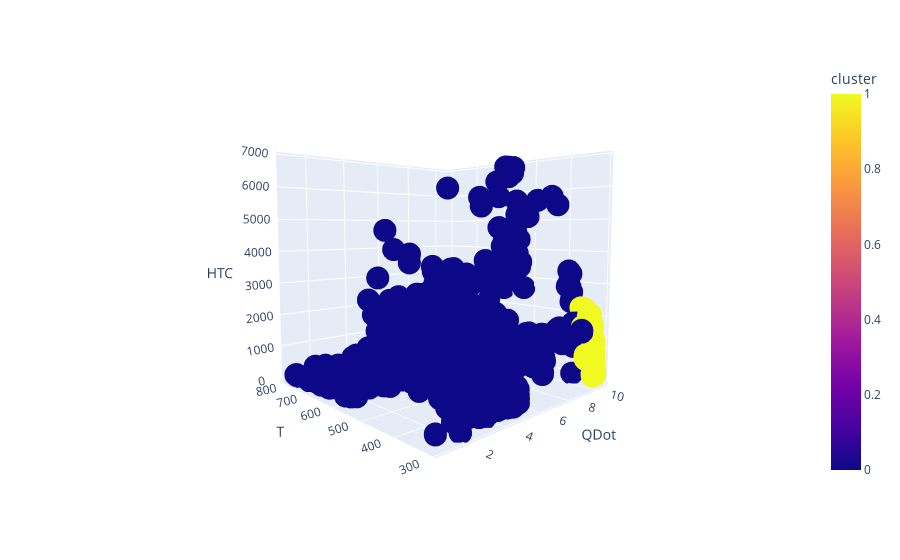

The code cell stored with this chart in its notebook:
### Markdown cell above
## Plot the outliers

### Code cell
import plotly.express as px
fig = px.scatter_3d(df, x='QDot', y='T', z='HTC',
              color='cluster')
fig.show()

### Figure 1 — Plotly figure (JSON) as saved in the notebook; plotly's stock layout.template omitted (floating-point values rounded to 4 significant figures; data arrays with more than 128 entries replaced by an {"elided": "..."} marker saying what was removed)
{"data": [{"hovertemplate": "QDot=%{x}<br>T=%{y}<br>HTC=%{z}<br>cluster=%{marker.color}<extra></extra>", "legendgroup": "", "marker": {"color": {"elided": "2082 int values"}, "coloraxis": "coloraxis", "symbol": "circle"}, "mode": "markers", "name": "", "scene": "scene", "showlegend": false, "type": "scatter3d", "x": {"elided": "2082 float values"}, "y": {"elided": "2082 float values"}, "z": {"elided": "2082 float values"}}], "layout": {"autosize": true, "coloraxis": {"colorbar": {"title": {"text": "cluster"}}, "colorscale": [[0, "#0d0887"], [0.1111, "#46039f"], [0.2222, "#7201a8"], [0.3333, "#9c179e"], [0.4444, "#bd3786"], [0.5556, "#d8576b"], [0.6667, "#ed7953"], [0.7778, "#fb9f3a"], [0.8889, "#fdca26"], [1, "#f0f921"]]}, "legend": {"tracegroupgap": 0}, "margin": {"t": 60}, "scene": {"aspectmode": "auto", "aspectratio": {"x": 1, "y": 1, "z": 1}, "camera": {"center": {"x": 0, "y": 0, "z": 0}, "eye": {"x": -1.478, "y": -1.572, "z": 0.1804}, "projection": {"type": "perspective"}, "up": {"x": 0, "y": 0, "z": 1}}, "domain": {"x": [0, 1], "y": [0, 1]}, "xaxis": {"title": {"text": "QDot"}, "type": "linear"}, "yaxis": {"title": {"text": "T"}, "type": "linear"}, "zaxis": {"title": {"text": "HTC"}, "type": "linear"}}}}
